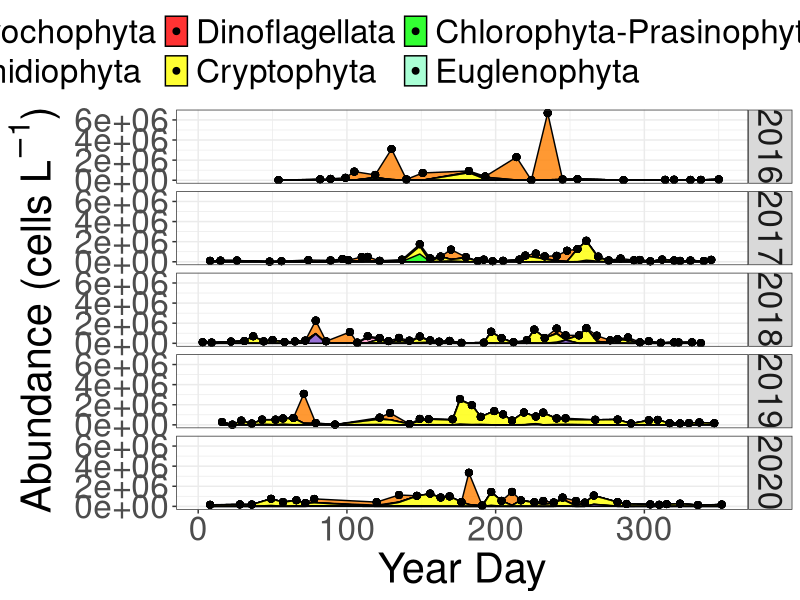
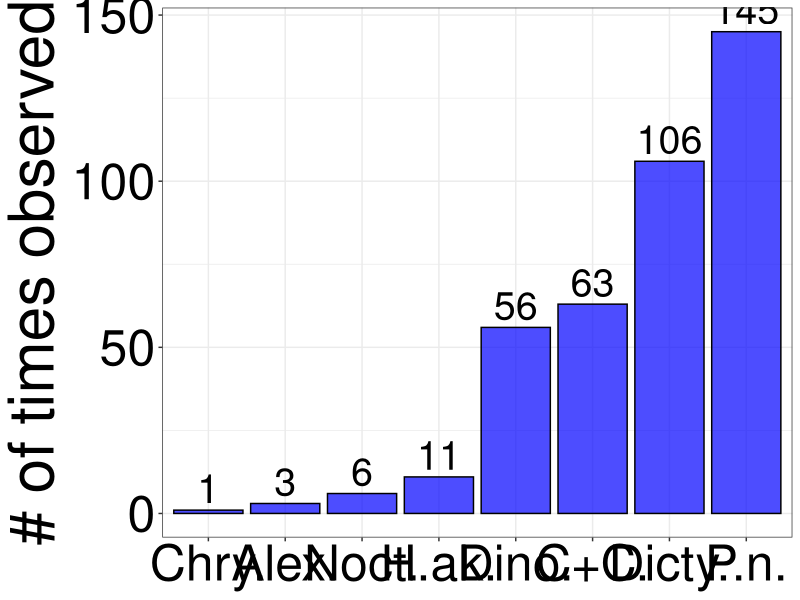
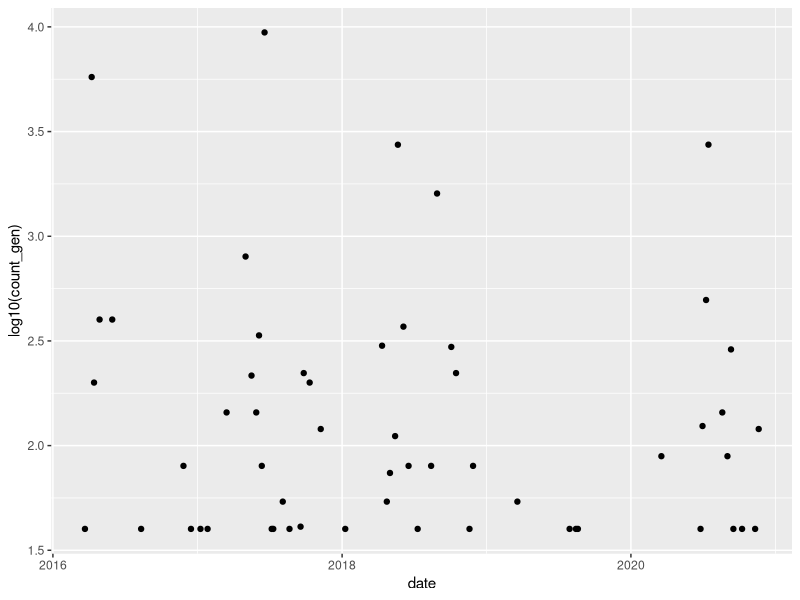
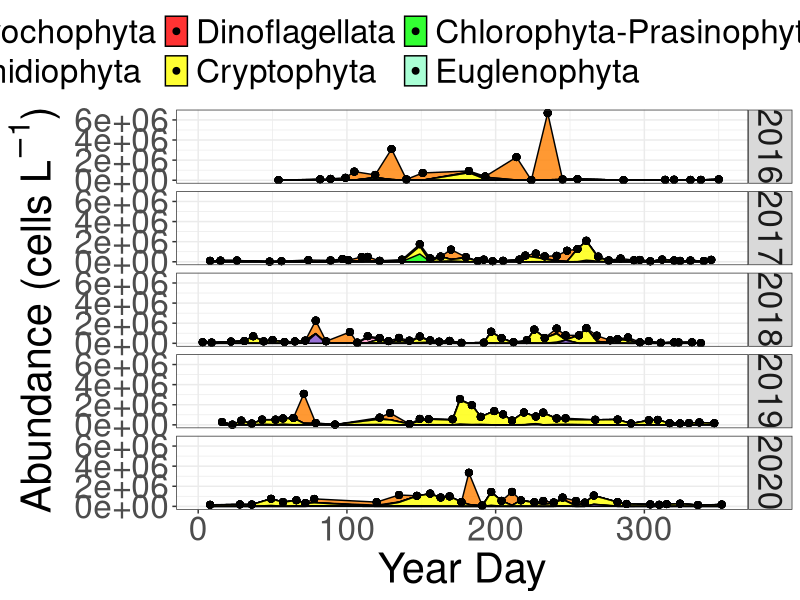
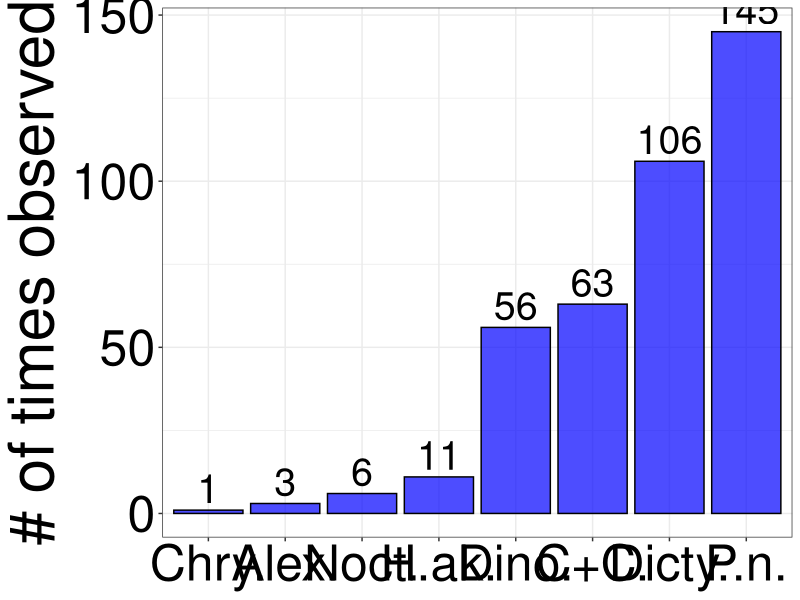
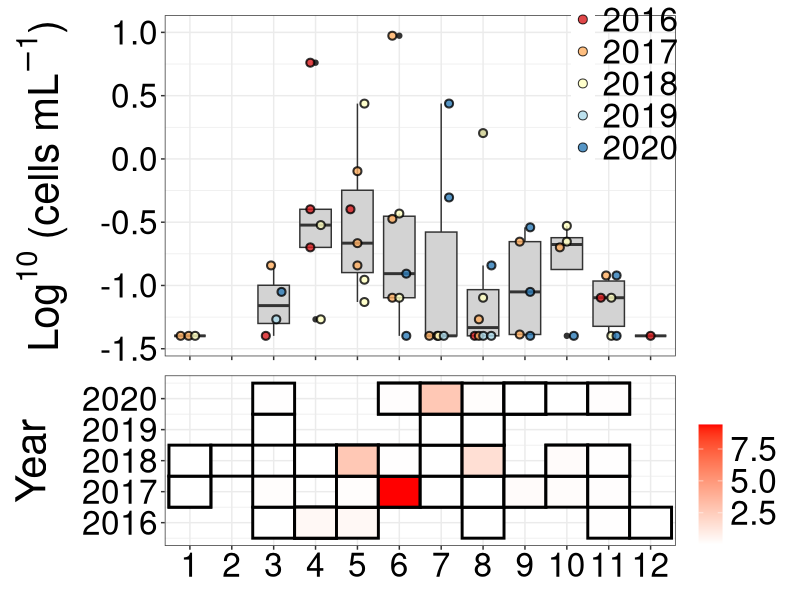
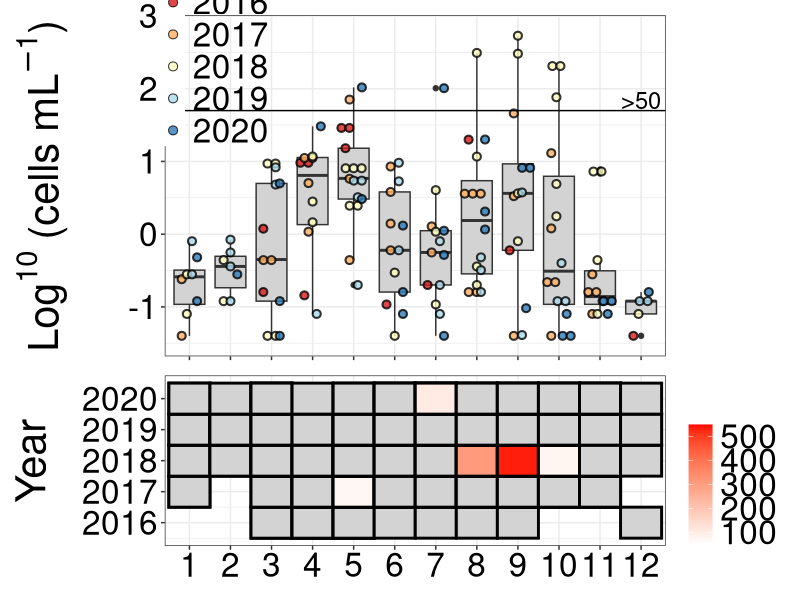

Generate these figures, in order, with R: (Note: this script raises an error after producing the figures.)
## ---- chunk 1
#Load packages.
library(tidyverse) #Data wrangling
library(readxl) #Import excel files
library(here) #File structure management
library(patchwork)
## ---- chunk 2
#Importing datasets

#Upload QU39 microscopy data
micro <- read_csv(here("files", "qu39.csv"))

#Add QU39 as site_id 
micro <- micro %>% 
  mutate(site_id = "QU39") %>% 
  relocate(site_id, .after = date)
## ---- chunk 3
#Fixing some errors in the microscopy dataset
#For some reason, Ebria was classed as a dinoflagellate in some instances. Fixing here and making a heterotroph.
micro <- micro %>% 
  mutate(group = case_when(scientificName == "Ebria tripartita" ~ "Ebriidea",
         TRUE ~ as.character(as.character(group))),
         trophicStatus = case_when(scientificName == "Ebria tripartita" ~ "hetero",
         TRUE ~ as.character(as.character(trophicStatus))))

#Pseudo-nitzschia - deli and multi cannot be discerned and need to be summed. Seriata is discernable and can be left.

#Here, I filter out the P.deli and multi, sum their counts and rename them P.n.
p_n <- micro %>% 
  filter(scientificName == "Pseudo-nitzschia delicatissima" | 
           scientificName == "Pseudo-nitzschia multiseries") %>% 
  group_by(date, site_id) %>% 
  mutate(count2 = sum(count)) %>% 
  ungroup() %>% 
  distinct(date, site_id, count2, .keep_all = TRUE) %>% 
  mutate(scientificName = "Pseudo-nitzschia",
         scientificName_accepted = "Pseudo-nitzschia",
         orig_name = "Pseudo-nitzschia") %>% 
  select(!count) %>% 
  rename(count = count2)

#Here, I remove P.deli and P.multi from the main sheet, so I can reintroduce the summed counts.
micro <- micro %>% 
  filter(!(scientificName == "Pseudo-nitzschia delicatissima" | 
           scientificName == "Pseudo-nitzschia multiseries"))

#Here, I reintroduce the summed counts as overarching Psuedo-nitzschia
micro <- rbind(micro, p_n)

#Arranging by date and station
micro <- micro %>% 
  arrange(date, site_id)

#Test to see if it worked - looks like it did.
p_n_check <- micro %>% 
  filter(genus == "Pseudo-nitzschia") %>% 
  distinct(scientificName)

#Psuedo-nitzschia delicatissima and multiseries now summed. Seriata are kept separate.
## ---- chunk 4
#Working with data for plotting

#Removing unknown classifications (Protozoa). Summing counts where I have multiple records of the same species for a day, but different qualifiers.
micro <- micro %>%
  filter(!scientificName == "Protozoa") %>%
  group_by(date, site_id, scientificName) %>%
  mutate(species_sum = sum(count)) %>%
  distinct(date, site_id, scientificName, species_sum, .keep_all = TRUE) %>% 
  ungroup()
## ---- chunk 5
#Setting up workbook for plotting. 

#Filtering autotrophic groups - currently only removed ciliates, metozoans and obvious heterotrophs etc.
micro_sum <- micro %>%
  filter(trophicStatus == "auto" &
          site_id == "QU39") %>% 
  complete(date, group) %>% # make each day have all species, even if not observed (for joining)
  group_by(date, group) %>% 
  summarise(sum = sum(count)) %>% #sum counts for each grouping/class
  ungroup() %>% 
  arrange(date, group) %>% 
  mutate(sum = replace_na(sum, 0),
         site_id = "QU39")
## ---- chunk 6
#Setting order of microscopy groups for plotting
micro_sum$group <- factor(micro_sum$group,
                         levels = c("Bacillariophyta", #Y
                                    "Chrysophyta", #Y
                                    "Dictyochophyta", #Y
                                    "Raphidiophyta", #Y
                                    "Dinoflagellata", #Y
                                    "Cryptophyta",#Y
                                    "Chlorophyta-Prasinophyta", #Y 
                                    "Euglenophyta", #Y
                                    "Prymnesiophyta-Haptophyta", #Y 
                                    "Cyanobacteria", #Y
                                    "Unknown_Chlorophyta?", #Y
                                    "Unknown_Dinophyceae?", #Y
                                    "Unknown_flagellate" #Y
                                    ))

#Setting colour pallete for microscopy data - roughly comparable to chemtax data
color_palette_micro <- c("#ff8000", #Diatoms 
                   "#2642D5", #Chrysophytes
                   "#ff99c7", #Dicto (same color as chryso as same pig. group)
                   "#4d6600", #Raph
                   "#ff0000", #Dino
                   "#ffff00", #Crypto
                   "#00ff00", #Chloro (chloro and eugleno same colour, same pig. group)
                   "#93FFCA", #Eugleno
                   "#7d4dcc", #Hapto
                   "#000000"  #Cyano
                   )

#Set month labels for plot
month_labels_5 <- rep(c('J','F','M','A','M','J','J','A','S','O','N','D'), 5)

month_labels <- c('J','F','M','A','M','J','J','A','S','O','N','D')

## ---- chunk 7
#Plotting QU39 microscopy timeseries and faceting by year
micro_sum %>% 
  group_by(date) %>% 
  mutate(sum_all = sum(sum, na.rm = TRUE)) %>%
  ungroup() %>% 
  mutate(year = lubridate::year(date),
         month = lubridate::month(date),
         yday = lubridate::yday(date)) %>% 
  ggplot(aes(x = yday, y = sum, group = group, fill = group)) +
  geom_area(position = "stack", alpha = 0.8, size = 0.5, colour = "black") +
  geom_point(aes(x = yday, y = sum_all), size = 2) +
  scale_fill_manual(values = color_palette_micro) +
  facet_grid(year ~ .) +
  theme_bw() +
  theme(legend.position = "top",
        legend.direction = "horizontal",
        legend.title = element_blank(),
        text = element_text(size = 11)) +
        # strip.background = element_blank(),
        # strip.text = element_blank()) + 
  labs(x = "Year Day",
           y = bquote("Abundance (cells" ~ L^-1*")")) +
  theme(text = element_text(size = 30))


ggsave(here("figures_rev2", "timeseries_qu39_full.png"),
       width = 18, height = 16, dpi = 300)
## ---- chunk 8
#Separating harmful species

#Looking at distinct species names to draw list from
micro_distinct <- micro %>% 
  distinct(scientificName_accepted)

#Creating harmful species list.
harm_list <- c("Alexandrium catenella", 
               "Dictyocha", 
               "Dictyocha fibula",
               "Dinophysis",
               "Dinophysis acuminata",
               "Dinophysis acuta",
               "Dinophysis fortii",
               "Heterosigma akashiwo",
               "Chaetoceros concavicornis",
               "Chaetoceros convolutus",
               "Chrysochromulina",
               "Noctiluca scintillans",
               "Pseudo-nitzschia",
               "Pseudo-nitzschia seriata")

#Subsetting harmful species using list
harm <- micro %>% 
  filter(scientificName_accepted %in% harm_list)

#Looking at Alexandrium catenella - ASP species.
alex <- harm %>% 
  filter(scientificName_accepted == "Alexandrium catenella")
## ---- chunk 9
#Trying heat map of toxic species - Didn't really work because squares are so small due to 365 days of year.
#How can I show this?

#Grouping harmful species by genus.
harm_gen <- harm %>% 
  group_by(date, genus) %>% 
  summarise(count_gen = sum(species_sum)) %>% 
  ungroup()
## ---- chunk 10
#Grouping harmful species by genus and summarizing times observed over the time-series
harm_gen_cnt <- harm_gen %>% 
  group_by(genus) %>% 
  summarise(n = n()) %>% 
  ungroup()

#Doiung a similar summary, but with down to family/species level.
harm_cnt <- harm %>% 
  group_by(scientificName_accepted) %>% 
  summarise(n = n()) %>% 
  ungroup()
## ---- chunk 11
#Creating bar plot of times observed at genus level.

harm_gen_cnt %>% 
  ggplot(aes(x = reorder(genus, n), y = n)) +
  geom_bar(stat = "identity", fill = "blue", color = "black", alpha = 0.7) +
  geom_text(aes(label = n), position = position_dodge(width = 0.9),
            vjust = -0.25, size = 10) +
  scale_x_discrete(labels = c("Chrysochromulina" = "Chry.",
                              "Alexandrium" = "Alex.",
                              "Noctiluca" = "Noct.",
                              "Heterosigma" = "H.ak.",
                              "Dinophysis" = "Dino.",
                              "Chaetoceros" = "C+C.",
                              "Dictyocha" = "Dicty.",
                              "Pseudo-nitzschia" = "P.n.")) +
  theme_bw() +
  labs(y = "# of times observed") +
  theme(axis.title.x = element_blank(),
        axis.text = element_text(colour = "black"),
        text = element_text(size = 45))

ggsave(here("figures_rev2", "qu39_harmful_count.png"),
       width = 16, height = 10, dpi = 300)
## ---- chunk 12
#Look into dinophysis, mesodinium, cryptophytes.
harm_gen %>% 
  filter(genus == "Dinophysis") %>% 
  ggplot(aes(x = date, log10(count_gen))) +
  geom_point()
## ---- chunk 13
#Plotting box plot of 

#Making cells per mL column
harm_gen <- harm_gen %>% 
  mutate(cell_ml = count_gen/1000)

row_add <- data.frame(date = as.Date("2018-02-01"), genus = "Dinophysis",
                      count_gen = NA, cell_ml = NA)

harm_gen <- rbind(harm_gen, row_add)
## ---- chunk 14
f1 <- harm_gen %>% 
  mutate(month = lubridate::month(date),
         year = lubridate::year(date)) %>% 
  filter(genus == "Dinophysis") %>% 
  ggplot(aes(x = as.factor(month), y = log10(cell_ml))) +
  geom_boxplot(fill = "lightgray") +
  geom_dotplot(aes(fill = as.factor(year)), trim = FALSE, binaxis = 'y', 
               stackdir = 'center', dotsize = 0.8,
               position = position_dodge(0.5), alpha = 0.8, color = "black",
               stroke = 2) +
  scale_fill_brewer(palette = "RdYlBu") +
  labs(x = "Month",
       y = bquote("Log"^10 ~ "(cells" ~ mL^-1*")")) +
  theme_bw() +
  theme(legend.position = c(0.9, 0.8),
        legend.title = element_blank(),
        legend.background = element_blank(),
        axis.title.x = element_blank(),
        # axis.title.y = element_blank(),
        axis.text.x = element_blank(),
        text = element_text(size = 30),
        axis.text = element_text(colour = "black"))

f2 <- harm_gen %>% 
  mutate(month = lubridate::month(date),
         year = lubridate::year(date)) %>% 
  filter(genus == "Dinophysis") %>% 
  ggplot(aes(x = as.factor(month), y = year, fill = count_gen/1000)) +
  geom_tile(color = "black", size = 1) +
  scale_fill_gradient("",
                      low = "#FFFFFF",
                      high = "red",
                      na.value = NA
                      ) +
  labs(y = "Year") +
  theme_bw() +
  theme(axis.title.x = element_blank(),
        text = element_text(size = 30),
        axis.text = element_text(colour = "black"))

fig <- f1/f2 + plot_layout(heights = c(1, 0.5))

ggsave(here("figures_rev2", "dinophysis.png"), fig,
       width = 10, height = 8, dpi = 300)
## ---- chunk 15
#Looks at statistics of dinophysis species - min and max counts.

#dinophysis numbers
dino_sps_cnt <- micro %>% 
  filter(genus == "Dinophysis") %>% 
  group_by(scientificName_accepted) %>% 
  summarise(min = min(species_sum),
            max = max(species_sum)) %>% 
  ungroup()

dino_gen_cnt <- harm_gen %>% 
  filter(genus == "Dinophysis") %>% 
  group_by(genus) %>% 
  summarise(min = min(count_gen),
            max = max(count_gen)) %>% 
  ungroup()
## ---- chunk 16
#Plotting of pseudo-nitzschia
f1 <- harm_gen %>% 
  mutate(month = lubridate::month(date),
         year = lubridate::year(date)) %>% 
  filter(genus == "Pseudo-nitzschia") %>% 
  ggplot(aes(x = as.factor(month), y = log10(cell_ml))) +
  geom_boxplot(fill = "lightgray") +
  geom_dotplot(aes(fill = as.factor(year)), trim = FALSE, binaxis = 'y', 
               stackdir = 'center', dotsize = 0.8,
               position = position_dodge(0.5), alpha = 0.8, color = "black",
               stroke = 2) +
  geom_hline(yintercept = log10(50)) +
  scale_fill_brewer(palette = "RdYlBu") +
  annotate("text", x = 12, y = log10(70),
           label = ">50",
           size = 6) +
  labs(x = "Month",
       y = bquote("Log"^10 ~ "(cells" ~ mL^-1*")")) +
  theme_bw() +
  theme(legend.position = c(0.1, 0.85),
        legend.title = element_blank(),
        legend.background = element_blank(),
        axis.title.x = element_blank(),
        # axis.title.y = element_blank(),
        axis.text.x = element_blank(),
        text = element_text(size = 30),
        axis.text = element_text(colour = "black"))

f2 <- harm_gen %>% 
  mutate(month = lubridate::month(date),
         year = lubridate::year(date)) %>% 
  filter(genus == "Pseudo-nitzschia") %>% 
  ggplot(aes(x = as.factor(month), y = year, fill = cell_ml)) +
  geom_tile(color = "black", size = 1) +
  scale_fill_gradient("",
                      low = "#FFFFFF",
                      high = "red",
                      limits = c(50, 550),
                      na.value = "lightgray") +
  labs(y = "Year") +
  theme_bw() +
  theme(axis.title.x = element_blank(),
        text = element_text(size = 30),
        axis.text = element_text(colour = "black"))

fig <- f1/f2 + plot_layout(heights = c(1, 0.5))

ggsave(here("figures_rev2", "pseudo_nitzschia.png"), fig,
       width = 10, height = 8, dpi = 300)
## ---- chunk 17
#This looks at pearson's correlations between dinophysis species and summed abundance and cryptophytes. Doesn't really show anything of value.

#Trying to look at cryptopphyte correlations with dinophysis - Didn't really show anything.
cryp_wide <- micro %>% 
  filter(!scientificName_accepted == "Phalacroma rotundatum" & 
           (class == "Cryptophyceae" | 
           scientificName_accepted == "Mesodinium rubrum" |
           genus == "Dinophysis")) %>% 
  select(date, name = scientificName_accepted, count = species_sum) %>% 
  pivot_wider(names_from = "name", values_from = "count")

cryp_tel_sum <- cryp %>% 
  filter(order == "Pyrenomonadales") %>% 
  group_by(date, genus) %>%
  summarize(tel_sum = sum(species_sum)) %>% 
  ungroup() %>% 
  select(date, tel_sum)

cryp_wide <- cryp_wide %>% 
  left_join(cryp_tel_sum)

cryp_wide_cor <- cryp_wide %>% 
  select(!date) %>% 
  mutate_all(~ replace(., is.na(.), 0))

cor_p <- cor(cryp_wide_cor, method = "pearson")

cor_p
## ---- chunk 18

